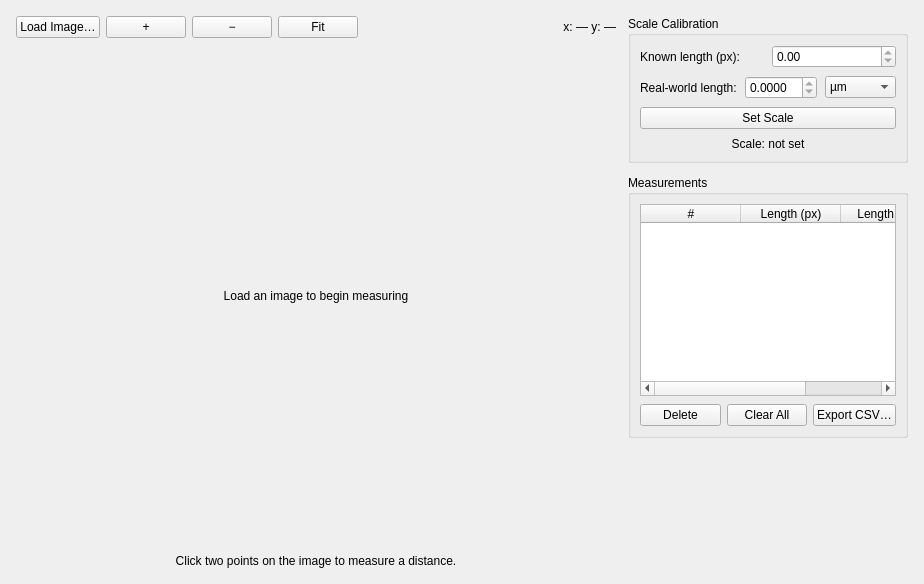
<?xml version="1.0" encoding="UTF-8"?>
<ui version="4.0">
 <class>LengthMeasurementWidget</class>
 <widget class="QWidget" name="LengthMeasurementWidget">
  <layout class="QHBoxLayout" name="mainLayout">
   <property name="spacing"><number>12</number></property>
   <property name="leftMargin"><number>16</number></property>
   <property name="topMargin"><number>16</number></property>
   <property name="rightMargin"><number>16</number></property>
   <property name="bottomMargin"><number>16</number></property>

   <item>
    <layout class="QVBoxLayout" name="canvasLayout">
     <property name="spacing"><number>8</number></property>

     <item>
      <layout class="QHBoxLayout" name="canvasToolbar">
       <property name="spacing"><number>6</number></property>
       <item>
        <widget class="QPushButton" name="btnLoadImage">
         <property name="text"><string>Load Image…</string></property>
         <property name="minimumHeight"><number>32</number></property>
        </widget>
       </item>
       <item>
        <widget class="QPushButton" name="btnZoomIn">
         <property name="text"><string>+</string></property>
         <property name="maximumWidth"><number>32</number></property>
         <property name="toolTip"><string>Zoom in</string></property>
        </widget>
       </item>
       <item>
        <widget class="QPushButton" name="btnZoomOut">
         <property name="text"><string>−</string></property>
         <property name="maximumWidth"><number>32</number></property>
         <property name="toolTip"><string>Zoom out</string></property>
        </widget>
       </item>
       <item>
        <widget class="QPushButton" name="btnZoomFit">
         <property name="text"><string>Fit</string></property>
         <property name="maximumWidth"><number>40</number></property>
         <property name="toolTip"><string>Fit image to window</string></property>
        </widget>
       </item>
       <item>
        <spacer name="canvasToolbarSpacer">
         <property name="orientation"><enum>Qt::Horizontal</enum></property>
         <property name="sizeHint" stdset="0"><size><width>40</width><height>20</height></size></property>
        </spacer>
       </item>
       <item>
        <widget class="QLabel" name="lblCoords">
         <property name="text"><string>x: — y: —</string></property>
         <property name="alignment"><set>Qt::AlignRight|Qt::AlignVCenter</set></property>
        </widget>
       </item>
      </layout>
     </item>

     <item>
      <widget class="QLabel" name="lblCanvas">
       <property name="text"><string>Load an image to begin measuring</string></property>
       <property name="alignment"><set>Qt::AlignCenter</set></property>
       <property name="minimumSize"><size><width>600</width><height>500</height></size></property>
      </widget>
     </item>

     <item>
      <widget class="QLabel" name="lblCanvasHint">
       <property name="text"><string>Click two points on the image to measure a distance.</string></property>
       <property name="alignment"><set>Qt::AlignCenter</set></property>
      </widget>
     </item>

    </layout>
   </item>

   <item>
    <layout class="QVBoxLayout" name="controlsLayout">
     <property name="spacing"><number>12</number></property>

     <item>
      <widget class="QGroupBox" name="groupCalibration">
       <property name="title"><string>Scale Calibration</string></property>
       <property name="maximumWidth"><number>300</number></property>
       <layout class="QVBoxLayout" name="layoutCalibration">
        <property name="spacing"><number>8</number></property>

        <item>
         <layout class="QHBoxLayout" name="pixelsLayout">
          <item>
           <widget class="QLabel" name="lblPixels">
            <property name="text"><string>Known length (px):</string></property>
           </widget>
          </item>
          <item>
           <widget class="QDoubleSpinBox" name="spinKnownPixels">
            <property name="minimum"><number>0.010000000000000</number></property>
            <property name="maximum"><number>99999.000000000000</number></property>
            <property name="value"><number>100.000000000000</number></property>
            <property name="decimals"><number>2</number></property>
           </widget>
          </item>
         </layout>
        </item>

        <item>
         <layout class="QHBoxLayout" name="realLayout">
          <item>
           <widget class="QLabel" name="lblRealLength">
            <property name="text"><string>Real-world length:</string></property>
           </widget>
          </item>
          <item>
           <widget class="QDoubleSpinBox" name="spinRealLength">
            <property name="minimum"><number>0.010000000000000</number></property>
            <property name="maximum"><number>99999.000000000000</number></property>
            <property name="value"><number>1.000000000000</number></property>
            <property name="decimals"><number>4</number></property>
           </widget>
          </item>
          <item>
           <widget class="QComboBox" name="comboUnit">
            <item><property name="text"><string>µm</string></property></item>
            <item><property name="text"><string>mm</string></property></item>
            <item><property name="text"><string>nm</string></property></item>
            <item><property name="text"><string>px</string></property></item>
           </widget>
          </item>
         </layout>
        </item>

        <item>
         <widget class="QPushButton" name="btnSetScale">
          <property name="text"><string>Set Scale</string></property>
         </widget>
        </item>

        <item>
         <widget class="QLabel" name="lblScaleInfo">
          <property name="text"><string>Scale: not set</string></property>
          <property name="alignment"><set>Qt::AlignCenter</set></property>
         </widget>
        </item>

       </layout>
      </widget>
     </item>

     <item>
      <widget class="QGroupBox" name="groupMeasurements">
       <property name="title"><string>Measurements</string></property>
       <property name="maximumWidth"><number>300</number></property>
       <layout class="QVBoxLayout" name="layoutMeasurements">
        <property name="spacing"><number>8</number></property>

        <item>
         <widget class="QTableWidget" name="tableMeasurements">
          <property name="columnCount"><number>3</number></property>
          <property name="selectionBehavior"><enum>QAbstractItemView::SelectRows</enum></property>
          <property name="editTriggers"><set>QAbstractItemView::NoEditTriggers</set></property>
          <attribute name="horizontalHeaderCascadingSectionResizes"><bool>true</bool></attribute>
          <column><property name="text"><string>#</string></property></column>
          <column><property name="text"><string>Length (px)</string></property></column>
          <column><property name="text"><string>Length (unit)</string></property></column>
         </widget>
        </item>

        <item>
         <layout class="QHBoxLayout" name="tableActionsLayout">
          <property name="spacing"><number>6</number></property>
          <item>
           <widget class="QPushButton" name="btnDeleteMeasurement">
            <property name="text"><string>Delete</string></property>
           </widget>
          </item>
          <item>
           <widget class="QPushButton" name="btnClearAll">
            <property name="text"><string>Clear All</string></property>
           </widget>
          </item>
          <item>
           <widget class="QPushButton" name="btnExportCSV">
            <property name="text"><string>Export CSV…</string></property>
           </widget>
          </item>
         </layout>
        </item>

       </layout>
      </widget>
     </item>

     <item>
      <spacer name="rightSpacer">
       <property name="orientation"><enum>Qt::Vertical</enum></property>
       <property name="sizeHint" stdset="0"><size><width>20</width><height>40</height></size></property>
      </spacer>
     </item>

    </layout>
   </item>

  </layout>
 </widget>
 <resources/>
 <connections/>
</ui>
